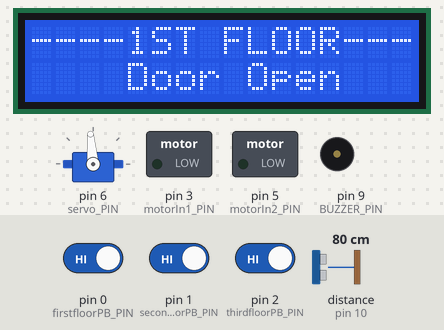
A sketch run on a simulated Arduino Uno, built with avr-gcc and run on an emulated ATmega328P. Parts: 16×2 character LCD, servo, switched loads named in the sketch (green lamp = pin HIGH), buzzer (waves = sounding). Inputs (shaded band) come from the test bench; at power-on: pin 1 (secondfloorPB_PIN) HIGH, distance to the obstacle (sensor on pin 10) 80 cm, pin 0 (firstfloorPB_PIN) HIGH, pin 2 (thirdfloorPB_PIN) HIGH. The echo pulse lasts 58.3 µs per cm; pins used as bus, display or sensor lines are not drawn.

Above: at 1.2 s.
1.3 s: pin 1 (secondfloorPB_PIN) driven LOW
At 1.9 s:
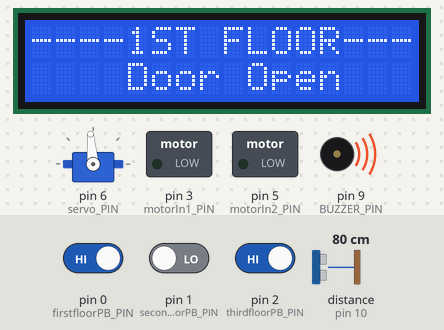
4.3 s: distance to the obstacle (sensor on pin 10) set to 96 cm
6.2 s: distance to the obstacle (sensor on pin 10) set to 106 cm
At 10.5 s:
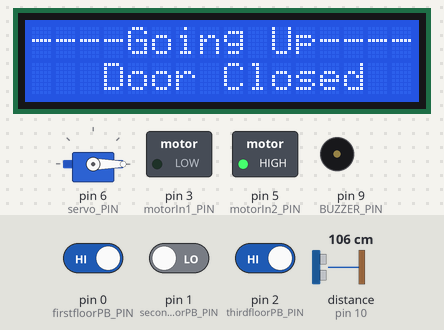
15.3 s: pin 0 (firstfloorPB_PIN) driven HIGH
17.0 s: pin 2 (thirdfloorPB_PIN) driven LOW
At 17.6 s:
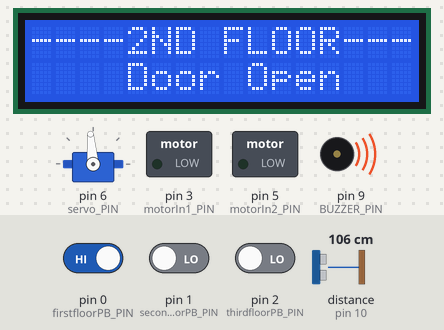
Timing chart, 0 to 27.0 s (numbered marks = the images above; inputs shaded):
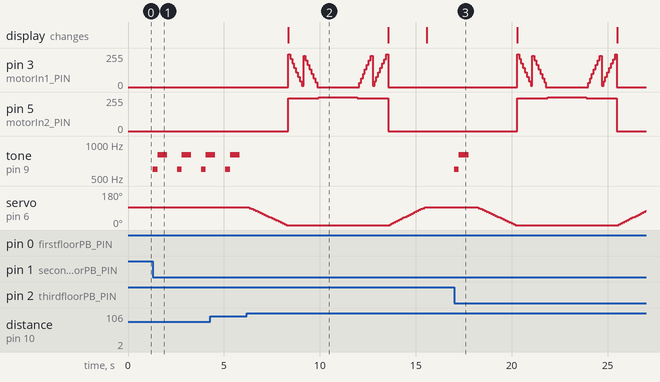

The sketch:

final-summative.ino
```cpp
/*
-----------------------------------------------------------------------------
Name:        Final Summative
Purpose:     Optional Final Summative for the TEJ4M0 Course

Author:      Siddharth Nema
Created:     19-Jan-2022
Updated:     19-Jan-2022
-----------------------------------------------------------------------------
*/

// libraries required
#include <LiquidCrystal.h>
#include <Servo.h>

// initializing display + servo
LiquidCrystal lcd(A0, A1, A2, A3, A4, A5);
Servo servo1;

// pins for the pushbuttons
const int firstfloorPB_PIN = 0;
const int secondfloorPB_PIN = 1;
const int thirdfloorPB_PIN = 2;

// motor pins
const int motorIn1_PIN = 3;
const int motorIn2_PIN = 5;

const int servo_PIN = 6; // servo pin

const int BUZZER_PIN = 9; // buzzer pins

// echo + trigger pin for US sensor
const int ECHO_PIN = 10;
const int TRIGGER_PIN = 11;

int mode = 1; // the current mode the case structure is in

int currFloor = 1;      // the elevator floor
int travelDelay = 5000; // time to travel through floors

// variables for US sensor
float duration;
float distance;

bool doorCheck = false; // checking if something is in the way of the door closing

void setup()
{
  // start the lcd
  lcd.begin(16, 2);
  lcd.clear();

  // setup push buttons as inputs
  pinMode(firstfloorPB_PIN, INPUT);
  pinMode(secondfloorPB_PIN, INPUT);
  pinMode(thirdfloorPB_PIN, INPUT);

  // attach the servo to pin
  servo1.attach(servo_PIN);

  // set motor as outputs
  pinMode(motorIn2_PIN, OUTPUT);
  pinMode(motorIn1_PIN, OUTPUT);

  pinMode(BUZZER_PIN, OUTPUT); // set buzzer as output

  // setup US sensor for sending and receiving
  pinMode(ECHO_PIN, INPUT);
  pinMode(TRIGGER_PIN, OUTPUT);
}

void loop()
{
  //read button states
  bool firstfloorPBState = digitalRead(firstfloorPB_PIN);
  bool secondfloorPBState = digitalRead(secondfloorPB_PIN);
  bool thirdfloorPBState = digitalRead(thirdfloorPB_PIN);

  // switch case structure to go through different modes
  switch (mode)
  {
  // "default" case to check the state of buttons and go to required mode
  case 0:
    // first floor button only works when elevator is not on first floor
    if (firstfloorPBState == LOW && (currFloor == 2 || currFloor == 3))
    {
      mode = 2;
    }
    // second floor button only works when elevator is not on second floor
    if (secondfloorPBState == LOW && (currFloor == 1 || currFloor == 3))
    {
      mode = 3;
    }
    // third floor button only works when elevator is not on third floor
    if (thirdfloorPBState == LOW && (currFloor == 1 || currFloor == 2))
    {
      mode = 4;
    }
    break;

  // mode when the program starts
  case 1:
    // starts at first floor with door open & motors off
    lcdText(0, 0, "----1ST FLOOR---");
    lcdText(0, 1, "    Door Open   ");

    servo1.write(95);
    digitalWrite(motorIn1_PIN, LOW);
    digitalWrite(motorIn2_PIN, LOW);

    mode = 0;
    break;

  // When first floor button is pressed
  case 2:
    // play door closing warning
    playTone(600, 250);
    playTone(800, 500);
    delay(500);

    // check is there is something in the doors way
    doorCheck = moveServo(0, mode);

    // if something is blocking the door, keep door open
    if (doorCheck == true)
    {
      mode = 0;
      break;
    }

    // otherwise door closes successfully
    lcdText(0, 1, "   Door Closed  ");

    // time to second floor is five seconds
    if (currFloor == 2)
    {
      travelDelay = 5000;
    }
    //time to third floor is ten seconds
    if (currFloor == 3)
    {
      travelDelay = 10000;
    }

    // will always be going down to reach first floor from other floors
    lcdText(0, 0, "---Going Down---");

    // spin motors in reverse
    spinMotor(-1, travelDelay);

    lcd.clear();

    // stop motors when arrived at first floor
    spinMotor(0, travelDelay);
    lcdText(0, 0, "----1ST FLOOR---");

    // open the door
    currFloor = moveServo(95, mode);
    lcdText(0, 1, "    Door Open   ");

    mode = 0;
    break;

  // When second floor button is pressed
  case 3:
    // play door closing warning
    playTone(600, 250);
    playTone(800, 500);
    delay(500);

    // check if something is blocking door closing, if so keep door open
    doorCheck = moveServo(0, mode);
    if (doorCheck == true)
    {
      mode = 0;
      break;
    }

    lcdText(0, 1, "   Door Closed  ");

    // if coming from the first floor, elevator is going up & motor is spinning forward
    if (currFloor == 1)
    {
      lcdText(0, 0, "----Going Up----");
      spinMotor(1, travelDelay);
    }
    // if coming from third floor, elevator is going down & motor is in reverse
    else if (currFloor == 3)
    {
      lcdText(0, 0, "---Going Down---");
      spinMotor(-1, travelDelay);
    }

    lcd.clear();

    // stop the motor when on second floor
    spinMotor(0, travelDelay);
    lcdText(0, 0, "----2ND FLOOR---");

    // open the door
    currFloor = moveServo(95, mode);
    lcdText(0, 1, "    Door Open   ");

    mode = 0;
    break;

  // // When third floor button is pressed
  case 4:
    // play door closing warning
    playTone(600, 250);
    playTone(800, 500);
    delay(500);

    // check is something is blocking door, if so keep door open
    doorCheck = moveServo(0, mode);
    if (doorCheck == true)
    {
      mode = 0;
      break;
    }

    lcdText(0, 1, "   Door Closed  ");

    // travel time from first floor is ten seconds
    if (currFloor == 1)
    {
      travelDelay = 10000;
    }
    // travel time from second floor is five seconds
    else if (currFloor == 2)
    {
      travelDelay = 5000;
    }

    // elevator always going up to third floor, so motor always spinning forward
    lcdText(0, 0, "----Going Up----");
    spinMotor(1, travelDelay);

    lcd.clear();

    // stop motor when on third floor
    spinMotor(0, travelDelay);
    lcdText(0, 0, "----3RD FLOOR---");

    // open the door
    currFloor = moveServo(95, mode);
    lcdText(0, 1, "    Door Open   ");

    mode = 0;
    break;
  }
}

// function to spin the motor with acceleration & deceleration
void spinMotor(int direction, int travelDelay)
{
  // when the motor is spinning forwards
  if (direction == 1)
  {
    // gradually increase motor speed when starting
    for (int i = 1500; i >= 0; i -= 100)
    {
      analogWrite(motorIn1_PIN, map(i, 1500, 0, 500, 0));
      analogWrite(motorIn2_PIN, 500);
      delay(100);
    }

    // after 1.5 seconds motor at full speed
    digitalWrite(motorIn1_PIN, LOW);
    digitalWrite(motorIn2_PIN, HIGH);
    delay(travelDelay - 3000);

    // during last 1.5 seconds, motor gradually slows down
    for (int i = 0; i <= 1500; i += 100)
    {
      analogWrite(motorIn1_PIN, map(i, 0, 1500, 0, 500));
      analogWrite(motorIn2_PIN, 500);
      delay(100);
    }
  }
  // when motor is spinning in reverse
  else if (direction == -1)
  {
    // gradually increase motor speed when starting in opposite direction
    for (int i = 1500; i >= 0; i -= 100)
    {
      analogWrite(motorIn1_PIN, 500);
      analogWrite(motorIn2_PIN, map(i, 1500, 0, 500, 0));
      delay(100);
    }

    // after 1.5 seconds motor at full speed in opposite direction
    digitalWrite(motorIn1_PIN, HIGH);
    digitalWrite(motorIn2_PIN, LOW);
    delay(travelDelay - 3000);

    // during last 1.5 seconds, motor gradually slows down in opposite direction
    for (int i = 0; i <= 1500; i += 100)
    {
      analogWrite(motorIn1_PIN, 500);
      analogWrite(motorIn2_PIN, map(i, 0, 1500, 0, 500));
      delay(100);
    }
  }
  // stopping the motors
  else if (direction == 0)
  {
    digitalWrite(motorIn1_PIN, LOW);
    digitalWrite(motorIn2_PIN, LOW);
  }
}

// function to print text at a given point on display
void lcdText(int column, int row, String text)
{
  lcd.setCursor(column, row);
  lcd.print(String(text));
}

// function to play buzzer at given frequency and duration
void playTone(int frequency, int duration)
{
  tone(BUZZER_PIN, frequency);
  delay(duration);
  noTone(BUZZER_PIN);
}

// function to open/close the door (servo)
int moveServo(int degree, int mode)
{
  // when the door is opening
  if (degree == 95)
  {
    // gradually open the door
    for (int i = 0; i <= degree; i += 5)
    {
      servo1.write(i);
      delay(100);
    }
    // return value used to set the current floor the elevator is on
    return mode - 1;
  }

  // when the door is closing
  if (degree == 0)
  {
    // gradually close the door
    for (int i = 90; i >= 0; i -= 5)
    {
      /************ Start US Measurement Section ***********/
      digitalWrite(TRIGGER_PIN, LOW);
      delayMicroseconds(2);
      digitalWrite(TRIGGER_PIN, HIGH);
      delayMicroseconds(10);
      digitalWrite(TRIGGER_PIN, LOW);
      duration = pulseIn(ECHO_PIN, HIGH);
      distance = duration * 0.034 / 2;
      /************** End US Measurement Section ***********/

      // if something is blocking the doorway
      if (distance <= 100)
      {
        servo1.write(95); // keeps door open
        return true;      // breaks out of function showing doorway blocked
      }

      servo1.write(i);
      delay(100);
    }
    return false; // indicates doorway not blocked
  }
}
```

Measured:
- the behaviour switches between 100 and 101 cm on distance to the obstacle (sensor on pin 10) (found by bisection; images 1 and 2)
- after the input at 1.3 s, tone on pin 9 (BUZZER_PIN): silent → 600 Hz at once, then repeats every 1.3 s: 800 Hz 0.50 s, silent 0.51 s, 600 Hz 0.25 s
- after the input at 6.2 s, pin 3 (motorIn1_PIN): 0/255 → 244/255 after 2.2 s, → 211/255 0.10 s later, → 178/255 0.10 s later, → 144/255 0.10 s later, … (32 changes in this stretch); pin 5 (motorIn2_PIN): 0/255 → 244/255 after 2.2 s, → 255/255 1.6 s later, → 244/255 2.0 s later, → 0/255 1.6 s later
- after the input at 17.0 s, pin 3 (motorIn1_PIN): 0/255 → 244/255 after 3.3 s, → 211/255 0.10 s later, → 178/255 0.10 s later, → 144/255 0.10 s later, … (32 changes in this stretch); pin 5 (motorIn2_PIN): 0/255 → 244/255 after 3.3 s, → 255/255 1.6 s later, → 244/255 2.0 s later, → 0/255 1.6 s later
